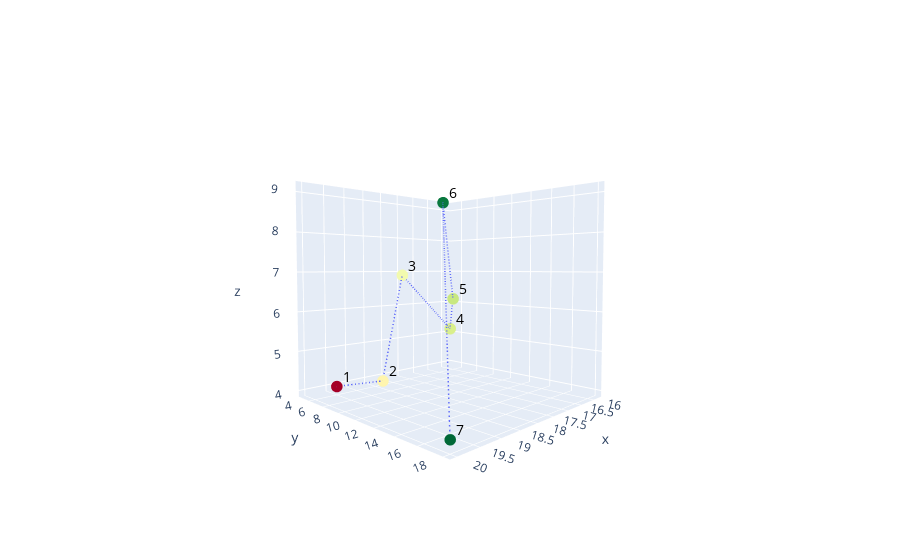

Notebook source saved alongside this figure:
### Code cell
subset = df.loc[solvent_path]
x = subset['dD - Dispersion']
y = subset['dP - Polarity']
z = subset['dH - Hydrogen bonding']
greeness = subset['GSK score'] 

fig = go.Figure(data=[go.Scatter3d(x = x, y = y, z = z,\
                                   
                                       mode = 'markers+lines',
                                       marker=dict(
                                        size=4,
                                        color=greeness,
                                        colorscale='RdYlGn',
                                    ),
                                      line=dict(
                                        width=3,
                                        dash = 'dot'
                                        
                                    ))])

layout = go.Layout(scene={"aspectmode": "cube",\
                               "xaxis": {"title": 'x'},\
                               "yaxis": {"title": 'y'},\
                               "zaxis": {"title":'z'},\
                               "camera": {"eye": {"x": 1.5, "y": 1.5, "z": 0.1}},\
                               "annotations" : annotations},
                        showlegend = False,
                        clickmode =  'event+select',
                        autosize = True)


fig.update_layout(layout)

fig.show()

### Figure 1 — Plotly figure (JSON) as saved in the notebook; plotly's stock layout.template omitted (floating-point values rounded to 4 significant figures)
{"data": [{"line": {"dash": "dot", "width": 3}, "marker": {"color": [5.8, 7.2, 7.4, 7.6, 7.7, 8.7, 8.8], "colorscale": [[0, "rgb(165,0,38)"], [0.1, "rgb(215,48,39)"], [0.2, "rgb(244,109,67)"], [0.3, "rgb(253,174,97)"], [0.4, "rgb(254,224,139)"], [0.5, "rgb(255,255,191)"], [0.6, "rgb(217,239,139)"], [0.7, "rgb(166,217,106)"], [0.8, "rgb(102,189,99)"], [0.9, "rgb(26,152,80)"], [1, "rgb(0,104,55)"]], "size": 4}, "mode": "markers+lines", "type": "scatter3d", "x": [19.4, 18.4, 17.8, 15.8, 15.8, 16.5, 20], "y": [3.4, 4.5, 4.4, 2.9, 3.3, 4.5, 18], "z": [4, 4, 6.9, 5.1, 6.1, 9.1, 4.1]}], "layout": {"autosize": true, "clickmode": "event+select", "scene": {"annotations": [{"font": {"color": "black", "size": 14}, "showarrow": false, "text": "1", "x": 19.4, "xshift": 10, "y": 3.4, "yshift": 10, "z": 4}, {"font": {"color": "black", "size": 14}, "showarrow": false, "text": "2", "x": 18.4, "xshift": 10, "y": 4.5, "yshift": 10, "z": 4}, {"font": {"color": "black", "size": 14}, "showarrow": false, "text": "3", "x": 17.8, "xshift": 10, "y": 4.4, "yshift": 10, "z": 6.9}, {"font": {"color": "black", "size": 14}, "showarrow": false, "text": "4", "x": 15.8, "xshift": 10, "y": 2.9, "yshift": 10, "z": 5.1}, {"font": {"color": "black", "size": 14}, "showarrow": false, "text": "5", "x": 15.8, "xshift": 10, "y": 3.3, "yshift": 10, "z": 6.1}, {"font": {"color": "black", "size": 14}, "showarrow": false, "text": "6", "x": 16.5, "xshift": 10, "y": 4.5, "yshift": 10, "z": 9.1}, {"font": {"color": "black", "size": 14}, "showarrow": false, "text": "7", "x": 20, "xshift": 10, "y": 18, "yshift": 10, "z": 4.1}], "aspectmode": "cube", "camera": {"eye": {"x": 1.5, "y": 1.5, "z": 0.1}}, "xaxis": {"title": {"text": "x"}}, "yaxis": {"title": {"text": "y"}}, "zaxis": {"title": {"text": "z"}}}, "showlegend": false}}
